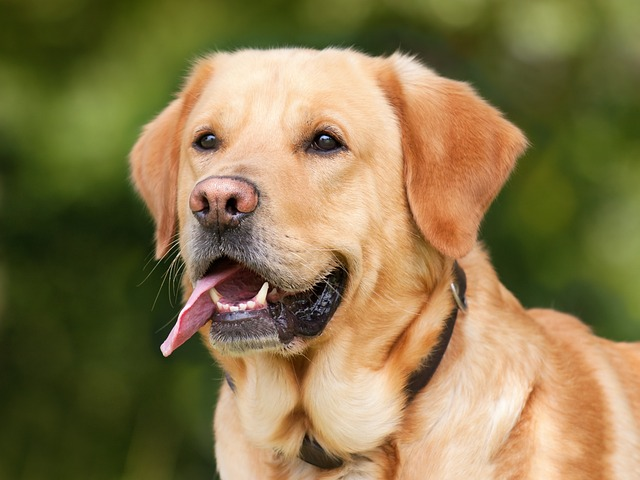
#> input picture Image_Processing/dog.jpg, 640 x 480 px
$ python image.py   (older library calls are emulated)
#> lines starting #> are read from the running program, lines starting #| are printed output that depends on the picture; after the words box and inside, x2 and y2 are one past the last pixel; in counts of white or black regions, pixels touching at a corner belong together
import cv2
import numpy as np
import matplotlib.pyplot as plt

# Load the image
image_path = "dog.jpg"
image = cv2.imread(image_path)
#> image is the input picture: shape (480, 640, 3); mean B, G, R 76.1, 119.6, 136.3

# Convert to Grayscale
gray = cv2.cvtColor(image, cv2.COLOR_BGR2GRAY)

# Resize the Image
resized = cv2.resize(image, (300, 300))

# Rotate the Image (90 degrees clockwise)
rotated = cv2.rotate(image, cv2.ROTATE_90_CLOCKWISE)

# Flip the Image (Horizontally)
flipped = cv2.flip(image, 1)

# Blur the Image
blurred = cv2.GaussianBlur(image, (15, 15), 0)

# Edge Detection using Canny
edges = cv2.Canny(image, 50, 150)
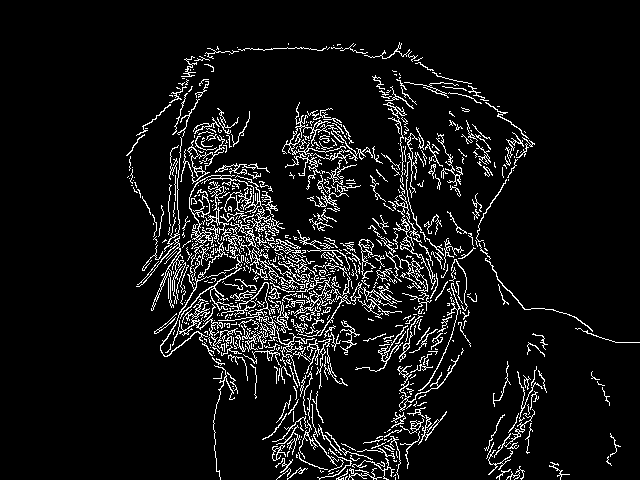
#> edges: shape (480, 640); 7.5% white in thin lines or dots, all inside (x1, y1, x2, y2) = (126, 42, 640, 480)

# Thresholding (Binary)
_, thresholded = cv2.threshold(gray, 127, 255, cv2.THRESH_BINARY)
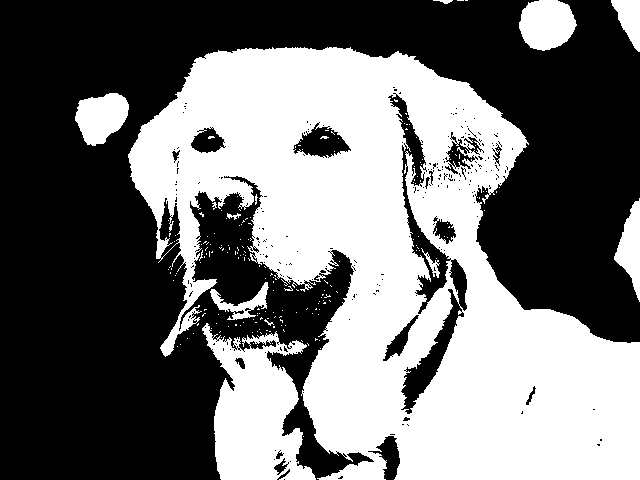
#> thresholded: shape (480, 640); 44.3% white; 199 white regions (187 under 20 px), largest, box (x1, y1, x2, y2) and area: (128, 47, 640, 480) 117544, (202, 323, 316, 480) 10439, (519, 0, 577, 51) 2273

# Adaptive Thresholding
adaptive_thresh = cv2.adaptiveThreshold(gray, 255, cv2.ADAPTIVE_THRESH_GAUSSIAN_C, cv2.THRESH_BINARY, 11, 2)
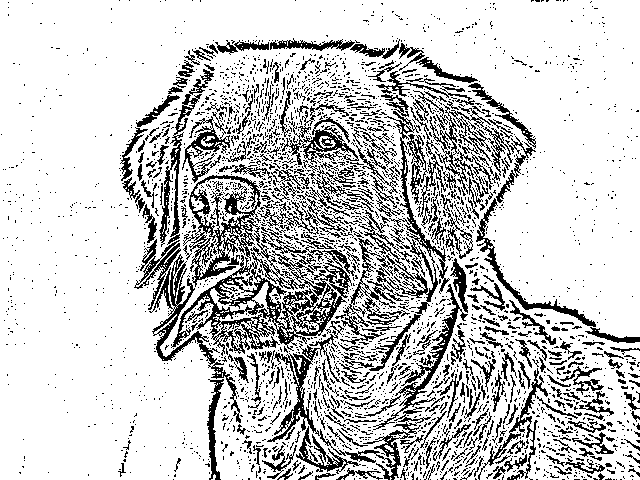
#> adaptive_thresh: shape (480, 640); 79.4% white; black in thin lines or dots

# Dilation
kernel = np.ones((5, 5), np.uint8)
dilated = cv2.dilate(edges, kernel, iterations=1)
#> dilated: shape (480, 640); 29.2% white; 9 white regions, largest, box (x1, y1, x2, y2) and area: (124, 40, 640, 480) 83020, (482, 364, 549, 480) 3271, (447, 109, 498, 179) 1407

# Erosion
eroded = cv2.erode(edges, kernel, iterations=1)
#> eroded: shape (480, 640); every value is 0

# Morphological Gradient
gradient = cv2.morphologyEx(edges, cv2.MORPH_GRADIENT, kernel)

# Sobel Edge Detection (X & Y)
sobelx = cv2.Sobel(gray, cv2.CV_64F, 1, 0, ksize=5)
sobely = cv2.Sobel(gray, cv2.CV_64F, 0, 1, ksize=5)
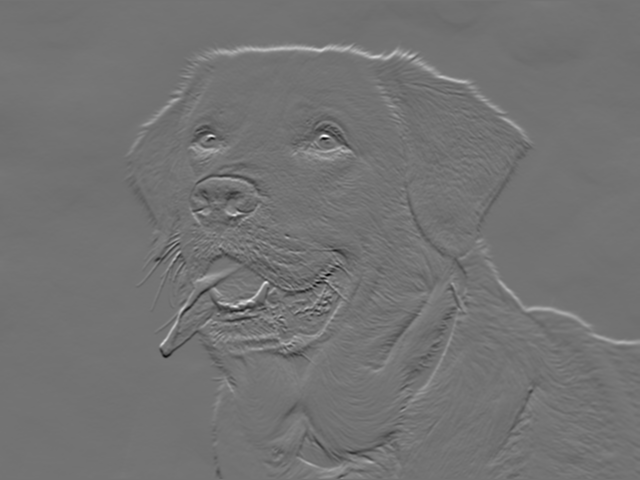
#> sobely: shape (480, 640) float64; min -7661, max 9312, mean 13.2; drawn with min black and max white

# Laplacian Edge Detection
laplacian = cv2.Laplacian(gray, cv2.CV_64F)
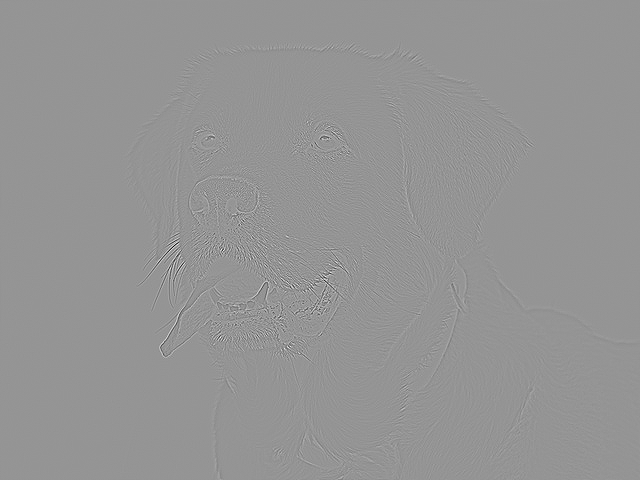
#> laplacian: shape (480, 640) float64; min -524, max 374, mean 0; drawn with min black and max white

# Convert to HSV Color Space
hsv = cv2.cvtColor(image, cv2.COLOR_BGR2HSV)
#> hsv: shape (480, 640, 3); mean H, S, V 27.7, 137.7, 141.6

# Convert to LAB Color Space
lab = cv2.cvtColor(image, cv2.COLOR_BGR2LAB)
#> lab: shape (480, 640, 3); mean of channels 0, 1, 2 127.6, 127.7, 154.4

# Histogram Equalization
equalized = cv2.equalizeHist(gray)
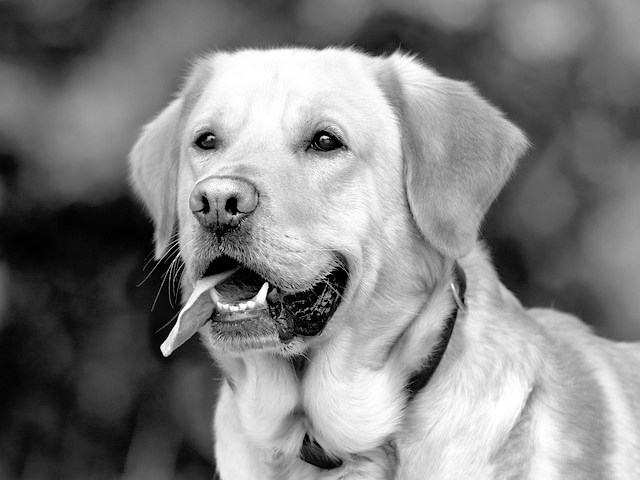
#> equalized: shape (480, 640); min 0, max 255, mean 128.2

# Draw a Rectangle
rectangle = image.copy()
cv2.rectangle(rectangle, (50, 50), (250, 250), (0, 255, 0), 3)
#> rectangle: shape (480, 640, 3); 1.3% of pixels changed, all inside (x1, y1, x2, y2) = (48, 48, 253, 253)

# Draw a Circle
circle = image.copy()
cv2.circle(circle, (150, 150), 50, (255, 0, 0), -1)
#> circle: shape (480, 640, 3); 2.55% of pixels changed, all inside (x1, y1, x2, y2) = (100, 100, 201, 201)

# Draw a Line
line = image.copy()
cv2.line(line, (50, 50), (250, 250), (0, 0, 255), 3)


# Prepare images for display
images = [gray, resized, rotated, flipped, blurred, edges, thresholded, adaptive_thresh, dilated, eroded,
          gradient, sobelx, sobely, laplacian, hsv, lab, equalized, rectangle, circle, line]

titles = ["Grayscale", "Resized", "Rotated", "Flipped", "Blurred", "Edges", "Thresholded", "Adaptive Thresh",
          "Dilated", "Eroded", "Gradient", "Sobel X", "Sobel Y", "Laplacian", "HSV", "LAB", "Equalized",
          "Rectangle", "Circle", "Line"]

# Plot images
fig, axes = plt.subplots(5, 4, figsize=(15, 15))
axes = axes.ravel()

for i in range(20):
    if len(images[i].shape) == 2:  # Grayscale images
        axes[i].imshow(images[i], cmap='gray')
    else:  # Color images
        axes[i].imshow(cv2.cvtColor(images[i], cv2.COLOR_BGR2RGB))
    axes[i].set_title(titles[i])
    axes[i].axis("off")

plt.tight_layout()
plt.show()
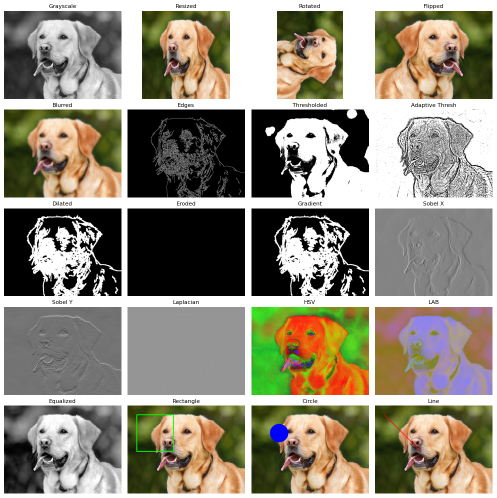
#> figure drawn by matplotlib, 20 panels
